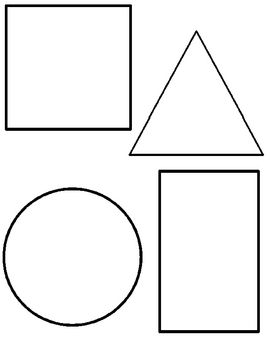
#> input picture case1.png, 270 x 350 px
$ python deneme_2.py
#> lines starting #> are read from the running program, lines starting #| are printed output that depends on the picture; after the words box and inside, x2 and y2 are one past the last pixel; in counts of white or black regions, pixels touching at a corner belong together
import cv2 as cv
import imutils
import numpy as np

img = cv.imread('case1.png')
#> img is the input picture: shape (350, 270, 3); min 0, max 255, mean 241.8
shapes = list()


class shape_detector:
    def __init__(self, img):
        self.img = img
    def circle_detector(self):
        img = self.img
        img = cv.cvtColor(img, cv.COLOR_BGR2GRAY)
#> img: shape (350, 270)
        img = cv.medianBlur(img, 5)
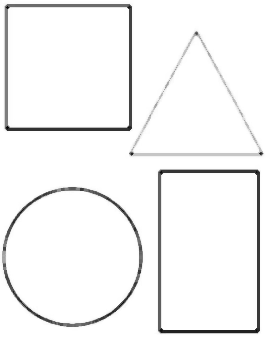
#> img: shape (350, 270); min 4, max 255, mean 245.5
        cimg = cv.cvtColor(img, cv.COLOR_GRAY2BGR)
        circles = cv.HoughCircles(img, cv.HOUGH_GRADIENT, 1, 20,
                                  param1=20, param2=80, minRadius=0, maxRadius=100)
#> circles = [[71.5, 256.5, 69.5]]

        circles = np.uint16(np.around(circles))
#> circles = [[72, 256, 70]]

        for i in circles[0, :]:
            # draw the outer circle
            cv.circle(cimg, (i[0], i[1]), i[2], (0, 255, 0), 2)
            # draw the center of the circle
            cv.circle(cimg, (i[0], i[1]), 2, (0, 0, 255), 3)
#> this loop made 1 pass
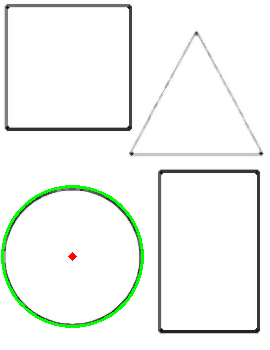
#> cimg: shape (350, 270, 3); mean B, G, R 243, 246.5, 243.1

        hsv = cv.cvtColor(cimg, cv.COLOR_BGR2HSV)
#> hsv: shape (350, 270, 3); mean H, S, V 0.8, 3.6, 246.6
        lower_blue = np.array([36, 50, 70])
        upper_blue = np.array([89, 255, 255])
        mask = cv.inRange(hsv, lower_blue, upper_blue)
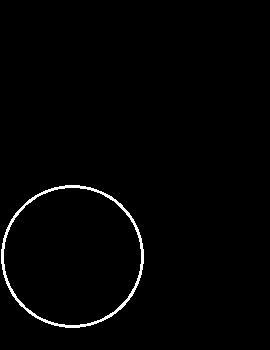
#> mask: shape (350, 270); 1.4% white in thin lines or dots, all inside (x1, y1, x2, y2) = (1, 185, 144, 328)

        cv.imshow('circle', cimg)
        cv.waitKey(0)
        # cv.destroyAllWindows()

        contours, hierarchy = cv.findContours(mask, 1, 2)
#> contours = 2 contours; box (x1, y1, x2, y2) and area: (1, 185, 144, 328) 15824, (3, 187, 142, 326) 14937
        for i in contours:
            # cnt = contours[i]
            area = cv.contourArea(i)
            print(area)
#> this loop made 2 passes
#> area on passes 1 to 2: 14937, 15824.5
#| 14937.0
#| 15824.5


shape_detector(img).circle_detector()

$ run again, with circles.jpg saved as case1.png
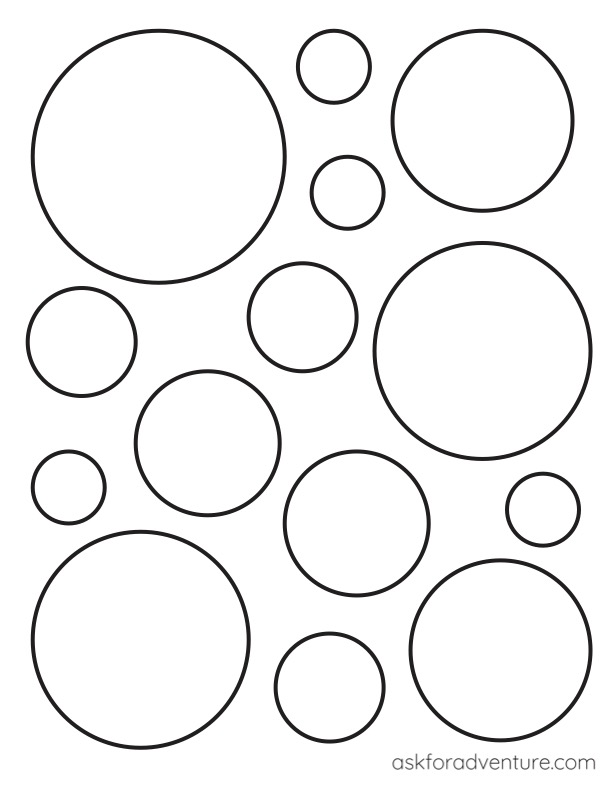
#> input picture circles.jpg, 612 x 792 px
#> img is the input picture: shape (792, 612, 3); mean B, G, R 243.4, 243.3, 243.4
#> in circle_detector, `circles = cv.HoughCircles(img, cv.HOUGH_GRADIENT, 1, 20, param1=20, pa..`: circles = [[482.5, 120.5, 91.6], [499.5, 649.5, 91.7], [356.5, 523.5, 69.6], [207.5, 442.5, 73.4], [302.5, 316.5, 55.5], [81.5, 341.5, 52.3], [329.5, 687.5, 51.6], [333.5, 66.5, 38.3], [542.5, 509.5, 38.3], [68.5, 486.5, 33.6], [347.5, 192.5, 37.4]]
#> in circle_detector, `circles = np.uint16(np.around(circles))`: circles = [[482, 120, 92], [500, 650, 92], [356, 524, 70], [208, 442, 73], [302, 316, 56], [82, 342, 52], [330, 688, 52], [334, 66, 38], [542, 510, 38], [68, 486, 34], [348, 192, 37]]
#> the loop in circle_detector, `for i in circles[0, :]:` made 11 passes
#> after the loop in circle_detector, `for i in circles[0, :]:`:
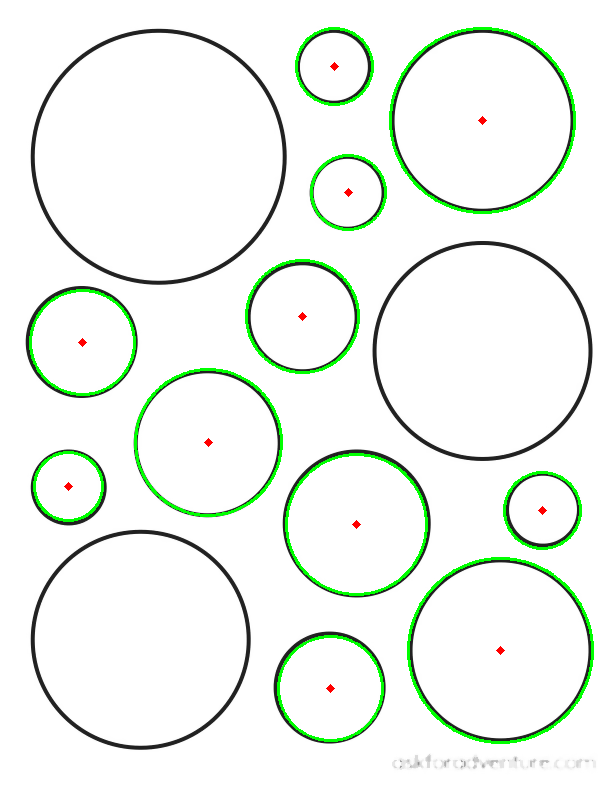
#> cimg: shape (792, 612, 3); mean B, G, R 240.2, 246.4, 240.4
#> hsv: shape (792, 612, 3); mean H, S, V 1.5, 6.5, 246.6
#> in circle_detector, `mask = cv.inRange(hsv, lower_blue, upper_blue)`:
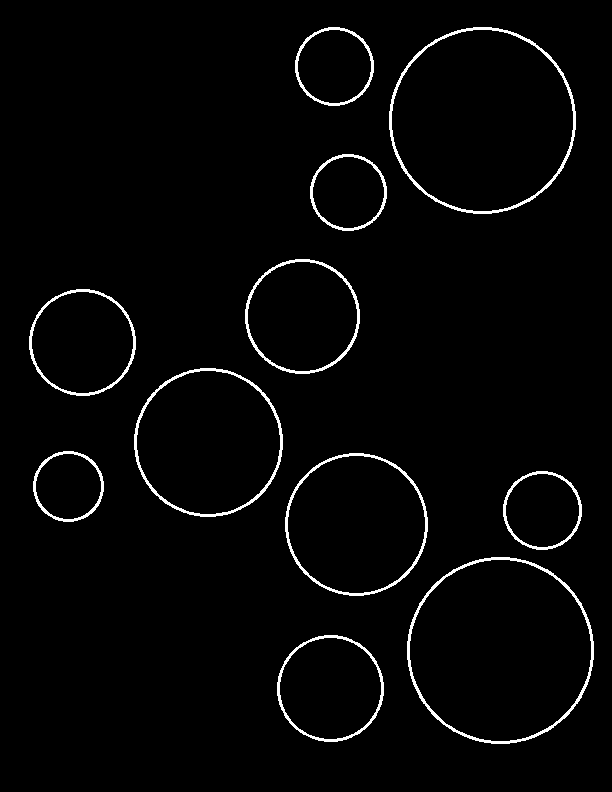
#> mask: shape (792, 612); 2.5% white; 11 white regions
#> contours = 22 contours; largest, box (x1, y1, x2, y2) and area: (407, 557, 594, 744) 27174, (389, 27, 576, 214) 27174, (409, 559, 592, 742) 25952, (391, 29, 574, 212) 25952, (134, 368, 283, 517) 17204
#> the loop in circle_detector, `for i in contours:` made 22 passes
#> area on passes 1 to 8: 8156, 8810, 25952, 27174, 4286, 4780, 14937, 3402
#> (printed output is left out)
